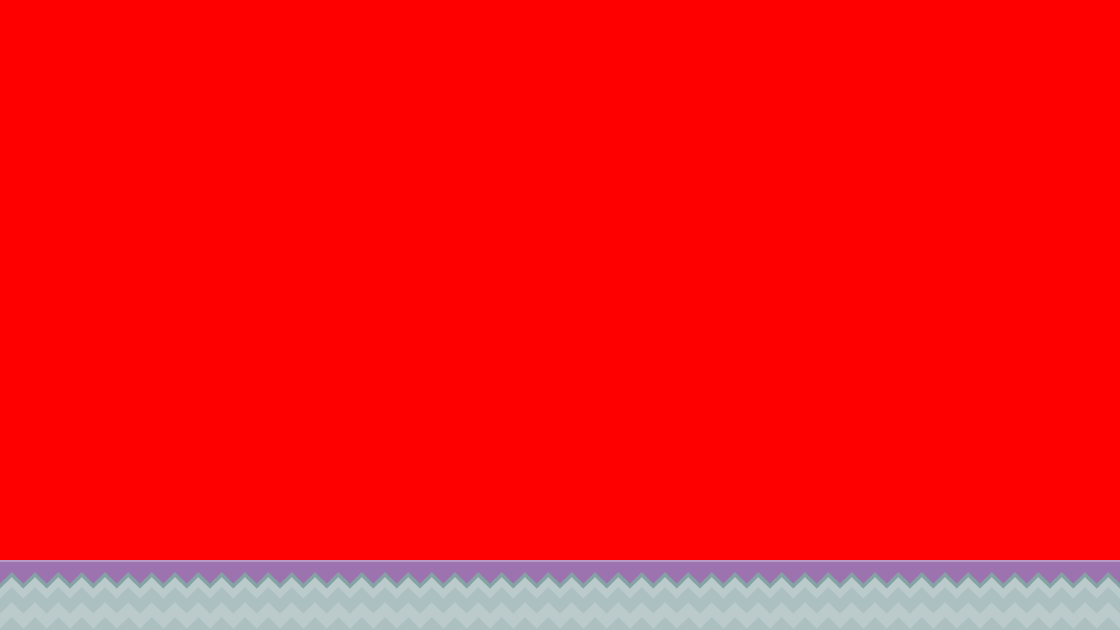

This game map was drawn from its Tiled (.tmx) file and the tilesets committed beside it. A one-line description and the trimmed map source follow:
An orthogonal 16x9 tile map with 70x70 px tiles, 1 tile layer (background).

<map version="1.0" orientation="orthogonal" renderorder="right-down" width="16" height="9" tilewidth="70" tileheight="70" backgroundcolor="#ff0000">
 <tileset firstgid="1" name="background-tiles" tilewidth="70" tileheight="70">
  <image source="../../../public_html/Mario Files/data/img/background-tiles.png" width="910" height="910" />
 </tileset>
 <layer name="background" width="16" height="9">
  <data>[144 cells, 16 non-empty, 1 distinct tile ids]</data>
 </layer>
</map>
